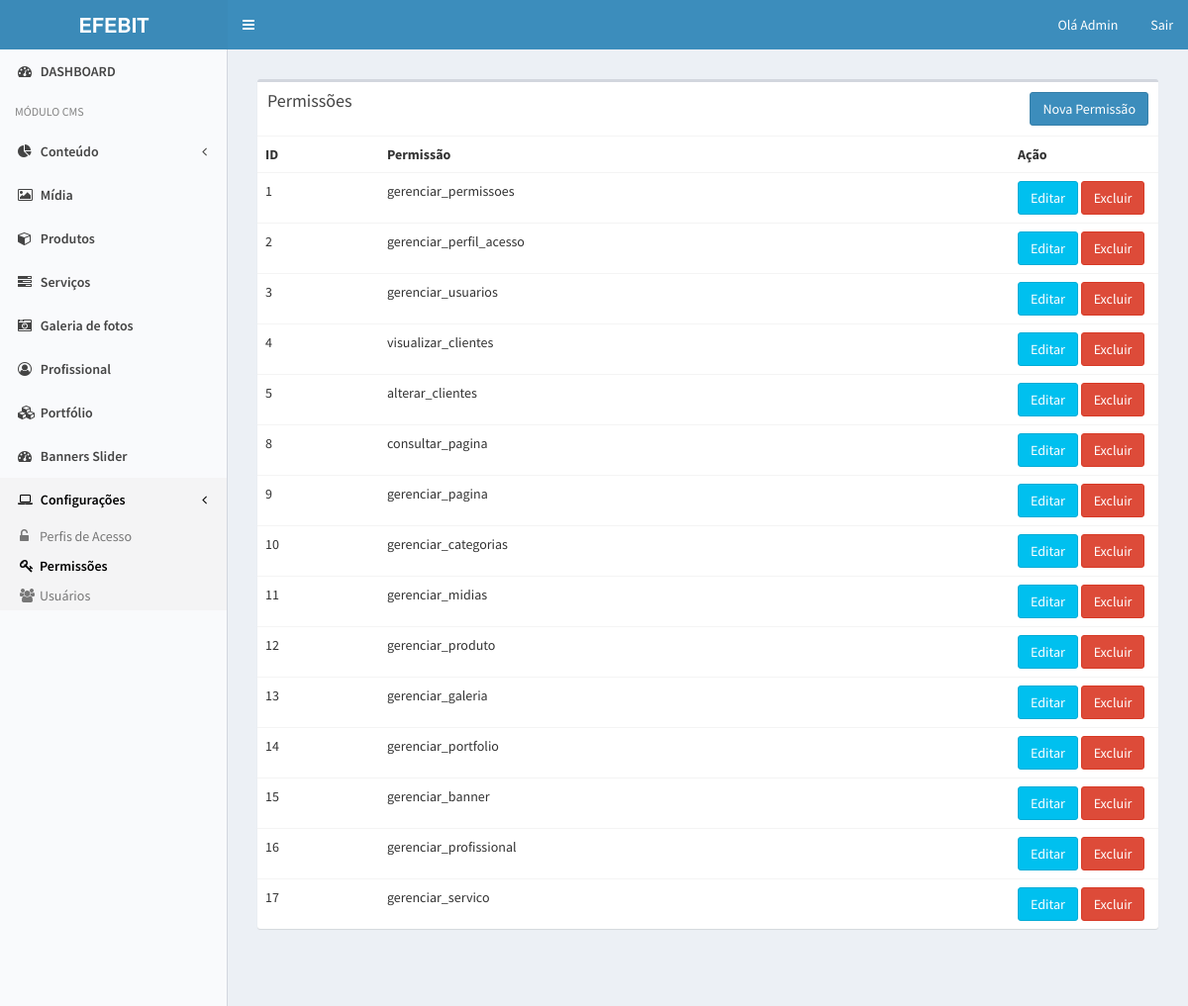
/admin/permissao (signed in), run on the app's committed database.
### tables this page shows
CREATE TABLE IF NOT EXISTS `permissao` (
  `id` int(11) NOT NULL AUTO_INCREMENT,
  `nome` varchar(80) DEFAULT NULL,
  PRIMARY KEY (`id`)
);

### admin/models/Usuario.php (called while the page is built, shortened)
<?php
class Usuario extends Model {
    private $permissoes;
    public function setUsuarioLogado() {
        if(isset($_SESSION['ccUsuario']) && !empty($_SESSION['ccUsuario'])) {
            $id = $_SESSION['ccUsuario'];
            $sql = $this->conexaodb->prepare("SELECT * FROM usuario WHERE id = :id");
            $sql->bindValue(':id', $id);
            $sql->execute();
            if($sql->rowCount() > 0) {
                $this->infoUsuario = $sql->fetch();
                $this->permissoes = new Permissao();
                $this->permissoes->setPerfilAcesso($this->infoUsuario['perfil_acesso_id']);
            }
            return true;
        } else {
            return false;
        }
    }
    public function temPermissao($nome) {
        return $this->permissoes->temPermissao($nome);
    }
}

### admin/models/Permissao.php (called while the page is built, shortened)
<?php
class Permissao extends Model {
    private $permissoes;
    public function temPermissao($nome) {
        if(in_array($nome, $this->permissoes)) {
            return true;
        } else {
            return false;
        }
    }
    public function setPerfilAcesso($id) {
        $this->permissoes = array();
        $sql = $this->conexaodb->prepare("SELECT permissoes FROM perfil_acesso WHERE id = :id");
        $sql->bindValue(':id', $id);
        $sql->execute();
        if($sql->rowCount() > 0) {
            $resultado = $sql->fetch();
            $permissoesPerfil = $resultado['permissoes'];
            $sql = $this->conexaodb->prepare("SELECT nome FROM permissao WHERE id IN ($permissoesPerfil)");
            $sql->execute();
            if($sql->rowCount() > 0) {
               foreach($sql->fetchAll() as $item) {
                   $this->permissoes[] = $item['nome'];
               }
            }
        }
    }
    public function getListaPermissoes() {
        $resultado = array();
        $sql = $this->conexaodb->prepare('SELECT * FROM permissao');
        $sql->execute();
        if($sql->rowCount() > 0) {
            $resultado = $sql->fetchAll();
        }
        return $resultado;
    }
}

### admin/core/Controller.php (called while the page is built)
<?php
class Controller {
    public function carregarView($nomeView, $dadosView = array()) {
        extract($dadosView);
        require 'views/'.$nomeView.'.php';
    }
    public function carregarTemplate($nomeView, $dadosView = array()) {
        extract($dadosView);
        require 'views/templates/admin.php';
    }
}

### admin/core/Core.php (called while the page is built, shortened)
<?php
class Core {
    public function iniciar() {
        $url = '/';
        if(isset($_GET['url'])) {
            $url.= $_GET['url'];
        }
        $params = array();
        if(!empty($url) && $url != '/') {
            $url = explode('/', $url);
            array_shift($url);
            array_shift($url);
            if(isset($url[0]) && !empty($url[0])) {
                $acaoAtiva = $url[0];
                array_shift($url);
            } else {
                $acaoAtiva = 'index';
            }
        } else {
            $controllerAtivo = 'DashboardController';
            $acaoAtiva = 'index';
        }
        $controller = new $controllerAtivo();
        call_user_func_array(array($controller, $acaoAtiva), $params);
    }
}
?>

### admin/index.php (called while the page is built, shortened)
<?php
$core = new Core();
$core->iniciar();
?>

### admin/core/Model.php (called while the page is built, shortened)
<?php
class Model {
    public function __construct() {
        global $conexaoBaseDados;
        $this->conexaodb = $conexaoBaseDados;
    }
}

### admin/views/telas/permissao.php (the view, shortened to what this page needs)
<section class="content">
    <div class="row">
        <div class="col-xs-12">
            <div class="box">
                <div class="box-header">
                    <h3 class="box-title">Permissões</h3>
                    <a href="<?php echo URL_CMS; ?>/permissao/inserir/" class="btn btn-primary pull-right" >Nova Permissão</a>
                </div>
                <div class="box-body table-responsive no-padding">
                    <table class="table table-hover">
                        <tr>
                            <th>ID</th>
                            <th>Permissão</th>
                            <th width="150">Ação</th>
                        </tr>
                        <?php foreach($lista_permissoes as $permissao): ?>
                        <tr>
                            <td><?php echo $permissao['id']; ?></td>
                            <td><?php echo $permissao['nome']; ?></td>
                            <td>
                              <a href="<?php echo URL_CMS; ?>/permissao/editar/<?php echo $permissao['id']; ?>" class="btn btn-info"
                                    >Editar</a>
                              <a href="<?php echo URL_CMS; ?>/permissao/excluir/<?php echo $permissao['id']; ?>" class="btn btn-danger"
                                      onclick="return confirm('Deseja realmente excluir este registro?')">Excluir</a>
                            </td>
                        </tr>
                        <?php endforeach; ?>
                    </table>
                </div>
            </div>
        </div>
    </div>
</section>

### admin/controllers/PermissaoController.php (shortened to what this page needs)
<?php
class PermissaoController extends Controller {
    private $dados;
    private $usuario;
    public function __construct() {
        $this->usuario = new Usuario();
        $this->dados = array(
            'nome_usuario' => $this->usuario->getNome(),
            'menu_ativo' => 'configuracoes',
            'submenu_ativo' => 'permissao'
        );
    }
    public function index() {
        if($this->usuario->temPermissao('gerenciar_permissoes')) {
            $permissao = new Permissao();
            $this->dados['lista_permissoes'] = $permissao->getListaPermissoes();
            $this->carregarTemplate('telas/permissao', $this->dados);
        } else {
            header("Location: ".URL_CMS);
        }
    }
}

### admin/views/templates/admin.php (shortened to what this page needs)
<!DOCTYPE html>
<html>
<head>
  <link rel="stylesheet" href="<?php echo URL_CMS; ?>/assets/adminlte/bower_components/bootstrap/dist/css/bootstrap.min.css">
  <link rel="stylesheet" href="<?php echo URL_CMS; ?>/assets/adminlte/bower_components/font-awesome/css/font-awesome.min.css">
  <link rel="stylesheet" href="<?php echo URL_CMS; ?>/assets/adminlte/bower_components/Ionicons/css/ionicons.min.css">
  <link rel="stylesheet" href="<?php echo URL_CMS; ?>/assets/adminlte/dist/css/AdminLTE.min.css">
  <link rel="stylesheet" href="<?php echo URL_CMS; ?>/assets/adminlte/dist/css/skins/skin-blue-light.min.css">
  <link rel="stylesheet" href="<?php echo URL_CMS; ?>/assets/css/estilos.css">
</head>
<body class="hold-transition skin-blue-light sidebar-mini">
<div class="wrapper">
  <header class="main-header">
    <a href="<?php echo URL_CMS; ?>/" class="logo">
      <span class="logo-lg"><b>EFEBIT</b></span>
    </a>
    <nav class="navbar navbar-static-top" role="navigation">
      <a href="#" class="sidebar-toggle" data-toggle="push-menu" role="button">
      </a>
      <div class="navbar-custom-menu">
        <ul class="nav navbar-nav">
          <li>
            <a href="#" class="dropdown-toggle" data-toggle="dropdown">
              <span class="hidden-xs"> Olá <?php echo $nome_usuario; ?></span>
            </a>
          </li>
          <li>
            <a href="<?php echo URL_CMS.'/login/logout'; ?>">
              <i class="fa fa-exit"></i> Sair
            </a>
          </li>
        </ul>
      </div>
    </nav>
  </header>
  <aside class="main-sidebar">
    <section class="sidebar">
      <ul class="sidebar-menu" data-widget="tree">
        <li class="<?php echo ($menu_ativo == 'dashboard') ? 'active' :''; ?>">
          <a href="<?php echo URL_CMS; ?>/dashboard">
            <i class="fa fa-dashboard"></i> <span>DASHBOARD</span>
          </a>
        </li>
        <li class="header">MÓDULO CMS</li>
        <li class="treeview <?php echo ($menu_ativo == 'conteudo') ? 'active' :'';?>">
            <a href="#">
              <i class="fa fa-pie-chart"></i>
              <span>Conteúdo</span>
              <span class="pull-right-container">
                <i class="fa fa-angle-left pull-right"></i>
              </span>
            </a>
          </li>
          <li class="<?php echo ($menu_ativo == 'midia') ? 'active' :''; ?>">
            <a href="<?php echo URL_CMS; ?>/midia">
              <i class="fa fa-image"></i> <span>Mídia</span>
            </a>
          </li>
          <li class="<?php echo ($menu_ativo == 'produto') ? 'active' :''; ?>">
            <a href="<?php echo URL_CMS; ?>/produto">
              <i class="fa fa-cube"></i> <span>Produtos</span>
            </a>
          </li>
          <li class="<?php echo ($menu_ativo == 'servico') ? 'active' :''; ?>">
            <a href="<?php echo URL_CMS; ?>/servico">
              <i class="fa fa-tasks"></i> <span>Serviços</span>
            </a>
          </li>
          <li class="<?php echo ($menu_ativo == 'galeria') ? 'active' :''; ?>">
            <a href="<?php echo URL_CMS; ?>/galeria">
            <i class="fa fa-camera-retro"></i> <span>Galeria de fotos</span>
            </a>
          </li>
          <li class="<?php echo ($menu_ativo == 'profissional') ? 'active' :''; ?>">
            <a href="<?php echo URL_CMS; ?>/profissional">
              <i class="fa fa-user-circle-o"></i> <span>Profissional</span>
            </a>
          </li>
          <li class="<?php echo ($menu_ativo == 'portfolio') ? 'active' :''; ?>">
            <a href="<?php echo URL_CMS; ?>/portfolio">
              <i class="fa fa-cubes"></i> <span>Portfólio</span>
            </a>
          </li>
          <li class="<?php echo ($menu_ativo == 'banner') ? 'active' :''; ?>">
            <a href="<?php echo URL_CMS; ?>/banner">
              <i class="fa fa-dashboard"></i> <span>Banners Slider</span>
            </a>
          </li>
          <li class="treeview <?php echo ($menu_ativo == 'configuracoes') ? 'active' :''; ?>">
            <a href="#">
              <i class="fa fa-laptop"></i>
              <span>Configurações</span>
              <span class="pull-right-container">
                <i class="fa fa-angle-left pull-right"></i>
              </span>
            </a>
            <ul class="treeview-menu">
              <li <?php echo ($submenu_ativo == 'perfilAcesso') ? 'class="active"'  :''; ?>><a href="<?php echo URL_CMS; ?>/perfilAcesso"><i class="fa fa-unlock-alt"></i>Perfis de Acesso</a></li>
              <li <?php echo ($submenu_ativo == 'permissao') ? 'class="active"'  :''; ?>><a href="<?php echo URL_CMS; ?>/permissao"><i class="fa fa-key"></i>Permissões</a></li>
              <li <?php echo ($submenu_ativo == 'usuario') ? 'class="active"'  :''; ?>><a href="<?php echo URL_CMS; ?>/usuario"><i class="fa fa-users"></i>Usuários</a></li>
            </ul>
          </li>
      </ul>
    </section>
  </aside>
  <div class="content-wrapper">
    <section class="content container-fluid">
      <?php $this->carregarView($nomeView, $dadosView); ?>
    </section>
  </div>
</div>
</body>
</html>

### data on the page
permissao: id "1", nome "gerenciar_permissoes"
permissao: id "2", nome "gerenciar_perfil_acesso"
permissao: id "3", nome "gerenciar_usuarios"
permissao: id "4", nome "visualizar_clientes"
permissao: id "5", nome "alterar_clientes"
permissao: id "8", nome "consultar_pagina"
permissao: id "9", nome "gerenciar_pagina"
permissao: id "10", nome "gerenciar_categorias"
permissao: id "11", nome "gerenciar_midias"
permissao: id "12", nome "gerenciar_produto"
permissao: id "13", nome "gerenciar_galeria"
permissao: id "14", nome "gerenciar_portfolio"
permissao: id "15", nome "gerenciar_banner"
permissao: id "16", nome "gerenciar_profissional"
permissao: id "17", nome "gerenciar_servico"

### other printed values
$nome_usuario "Admin"
